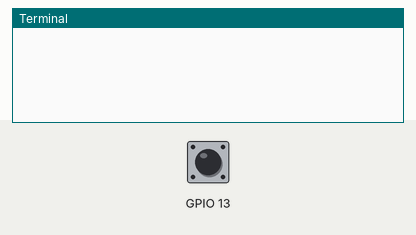
Recording of a program running on a simulated Raspberry Pi (BCM pin numbers). Shown: the last lines printed to the terminal. The test bench sets the inputs (shaded band); at power-on: GPIO 13 LOW.

Above: at 1.2 s.
1.3 s: GPIO 13 driven HIGH
At 2.6 s:
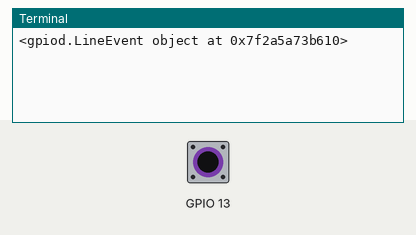
4.3 s: GPIO 13 pulsed LOW 2 times (0.12 s each, 0.3 s apart)
At 4.42 s:
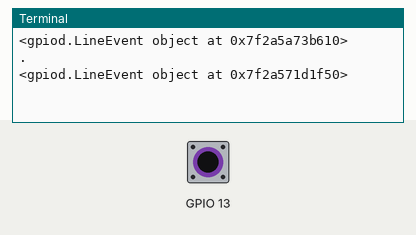
6.4 s: GPIO 13 pulsed LOW 5 times (0.12 s each, 0.3 s apart)
At 6.52 s:
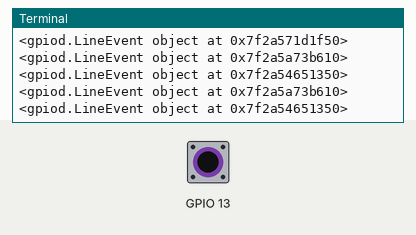

The program:

button13_read_irq.py
```python
#!/usr/bin/python
import gpiod
import time
chip = gpiod.Chip('10008000.gpio')
button = chip.get_line(13)
button.request(consumer="its_me", type=gpiod.LINE_REQ_EV_BOTH_EDGES)
while True:
   ev_line = button.event_wait(sec=2)
   if ev_line:
     event = button.event_read()
     print(event)
   else:
     print(".")
```

Measured:
- after the input at 1.3 s, the terminal: prints a new line at once (image 1)
- after the input at 4.3 s, the terminal: prints a new line at once (image 2)
- after the input at 6.4 s, the terminal: prints a new line at once (image 3)
